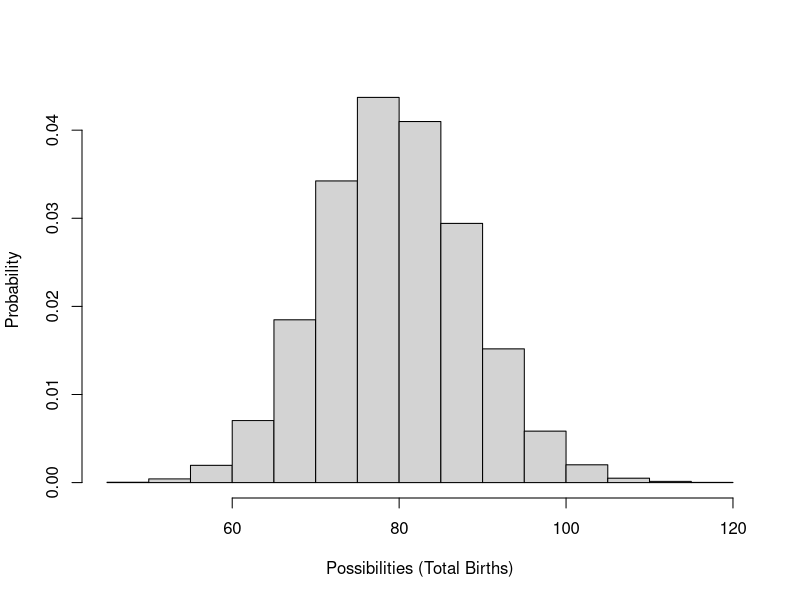
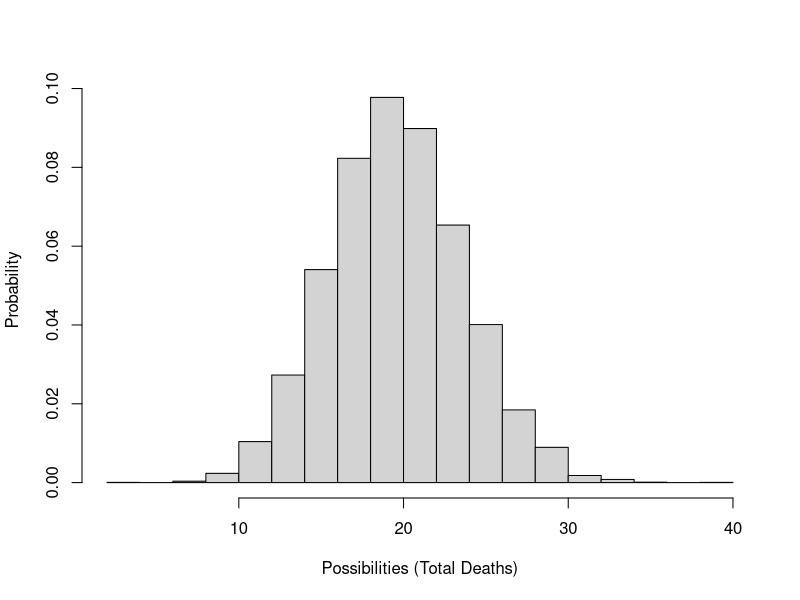
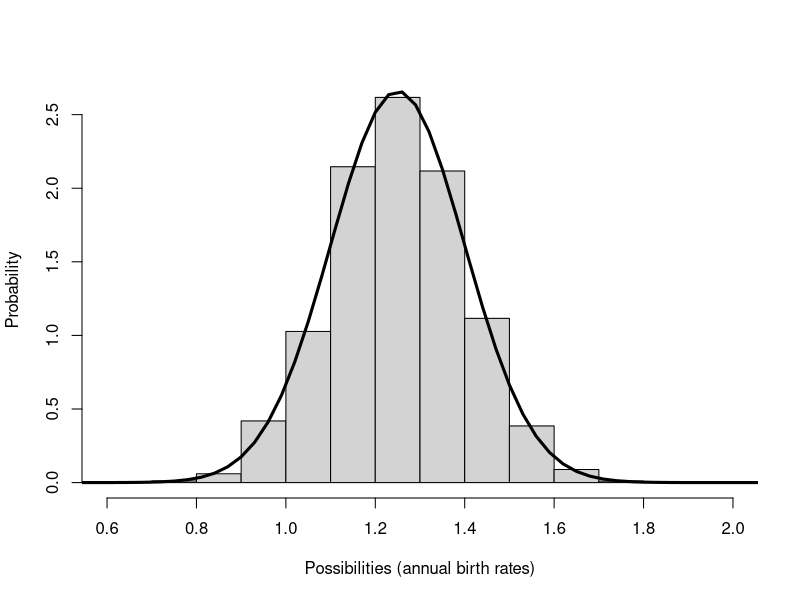
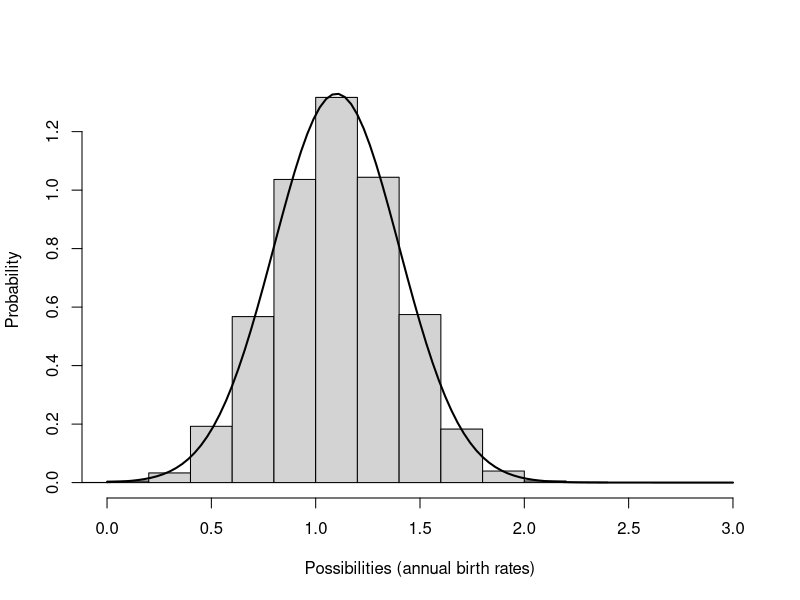

Write the R code that produced these figures, in order.
## ---- chunk 1
knitr::opts_chunk$set(echo = TRUE, cache = TRUE)
## ---- chunk 2

#  NRES 470, Lab 5    ------------------------------------                          
#  University of Nevada, Reno                        
#  Stochasticity and Uncertainty        

## ---- chunk 3

# Review random number generators in R ----------------------

# Poisson distribution (often used for modeling total annual births in a population)

hist(rpois(10000,(100*0.8)),main="",freq = F,ylab="Probability",xlab="Possibilities (Total Births)")

## ---- chunk 4

# Binomial distribution (often used to represent total survivors or deaths in a population model )

hist(rbinom(10000,100,0.2),main="",xlab="Possibilities (Total Deaths)",freq = F,ylab="Probability")

## ---- chunk 5

# Normal distribution (often used to model environmental stochasticity)

hist(rnorm(10000,mean=1.25,sd=0.15),main="",freq=F,xlab="Possibilities (annual birth rates)",ylab="Probability")
curve(dnorm(x,1.25,0.15),0,3,lwd=3,add=T)

## ---- chunk 6

hist(rnorm(10000,mean=1.1,sd=0.3),main="",freq=F,xlab="Possibilities (annual birth rates)",ylab="Probability",xlim=c(0,3))
curve(dnorm(x,1.1,0.3),0,3,add=T,lwd=2)

